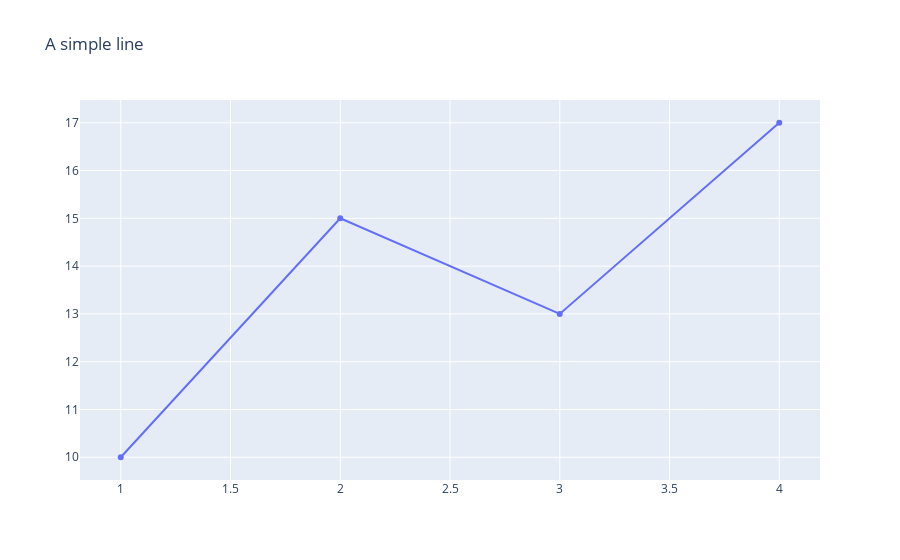

The code cell stored with this chart in its notebook:
### Markdown cell above
<h2>Работа с настройками графиков в Plotly</h2><a name='part3'></a>

В plotly за данные внутри оси координаты и всю "красоту" (подписи, шкалы, фон, сетка и т.д.) отвечают два разных объекта - `data` и `layout`. 

```
fig = go.Figure(data = our_data)
```

Здесь объект `data` принимает данные, из которых `figure` построит нам график. Как мы увидим ниже, аттрибуты данных тоже настраиваются объекте данных (например, цвет или размер точек).

За внешний вид этого графика отвечает `layout` - там довольно много параметров, которые можно настроить, которые задаются через словари, где ключ - параметр, а значение - то, как мы хотим его изменить (текст, числовое значение и т.д.). 

По [ссылке](https://plot.ly/python/reference/) можно посмотреть, какие типы графиков вообще есть и какие параметры можно настраивать в каждом из них.

В объект `layout` мы передаем словарь, где ключ - ключевое слово, а значение - то, что мы ему присваиваем. Обратите внимание, в синтаксе ниже показаны три варианта, как это можно записать. Все они эквивалентны.

### Code cell
trace0 = go.Scatter(
    x=[1, 2, 3, 4],
    y=[10, 15, 13, 17]
)

our_data = [trace0]
our_layout = dict(title = 'A simple line')
# our_layout = {'title' : 'A simple line'}
# our_layout = go.Layout(title = 'A simple line')

# после того, как создали отдельно объекты и для data, и для layout, передаем их функции go.Figure()
fig = go.Figure(data=our_data, layout=our_layout)

fig.show()

### Figure 1 — Plotly figure (JSON) as saved in the notebook; plotly's stock layout.template omitted (floating-point values rounded to 4 significant figures)
{"data": [{"type": "scatter", "x": [1, 2, 3, 4], "y": [10, 15, 13, 17]}], "layout": {"title": {"text": "A simple line"}}}
